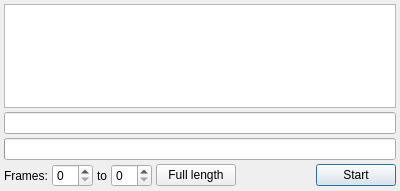
<?xml version="1.0" encoding="UTF-8"?>
<ui version="4.0">
 <class>ScriptBenchmarkDialog</class>
 <widget class="QDialog" name="ScriptBenchmarkDialog">
  <property name="geometry">
   <rect>
    <x>0</x>
    <y>0</y>
    <width>400</width>
    <height>191</height>
   </rect>
  </property>
  <property name="windowTitle">
   <string>Script benchmark</string>
  </property>
  <layout class="QVBoxLayout" name="verticalLayout">
   <property name="spacing">
    <number>4</number>
   </property>
   <property name="leftMargin">
    <number>4</number>
   </property>
   <property name="topMargin">
    <number>4</number>
   </property>
   <property name="rightMargin">
    <number>4</number>
   </property>
   <property name="bottomMargin">
    <number>4</number>
   </property>
   <item>
    <widget class="VSEditorLog" name="feedbackTextEdit">
     <property name="readOnly">
      <bool>true</bool>
     </property>
     <property name="textInteractionFlags">
      <set>Qt::LinksAccessibleByKeyboard|Qt::LinksAccessibleByMouse|Qt::TextBrowserInteraction|Qt::TextSelectableByKeyboard|Qt::TextSelectableByMouse</set>
     </property>
    </widget>
   </item>
   <item>
    <widget class="QLineEdit" name="metricsEdit">
     <property name="readOnly">
      <bool>true</bool>
     </property>
    </widget>
   </item>
   <item>
    <widget class="QProgressBar" name="processingProgressBar">
     <property name="alignment">
      <set>Qt::AlignCenter</set>
     </property>
     <property name="format">
      <string>%v / %m</string>
     </property>
    </widget>
   </item>
   <item>
    <layout class="QHBoxLayout" name="horizontalLayout">
     <property name="spacing">
      <number>4</number>
     </property>
     <item>
      <widget class="QLabel" name="framesLabel">
       <property name="text">
        <string>Frames:</string>
       </property>
      </widget>
     </item>
     <item>
      <widget class="QSpinBox" name="fromFrameSpinBox"/>
     </item>
     <item>
      <widget class="QLabel" name="toLabel">
       <property name="text">
        <string>to</string>
       </property>
      </widget>
     </item>
     <item>
      <widget class="QSpinBox" name="toFrameSpinBox"/>
     </item>
     <item>
      <widget class="QPushButton" name="wholeVideoButton">
       <property name="text">
        <string>Full length</string>
       </property>
      </widget>
     </item>
     <item>
      <spacer name="horizontalSpacer">
       <property name="orientation">
        <enum>Qt::Horizontal</enum>
       </property>
       <property name="sizeHint" stdset="0">
        <size>
         <width>13</width>
         <height>20</height>
        </size>
       </property>
      </spacer>
     </item>
     <item>
      <widget class="QPushButton" name="startStopBenchmarkButton">
       <property name="text">
        <string>Start</string>
       </property>
       <property name="default">
        <bool>true</bool>
       </property>
      </widget>
     </item>
    </layout>
   </item>
  </layout>
 </widget>
 <customwidgets>
  <customwidget>
   <class>VSEditorLog</class>
   <extends>QTextEdit</extends>
   <header>../../common-src/log/vs_editor_log.h</header>
  </customwidget>
 </customwidgets>
 <resources/>
 <connections/>
</ui>
